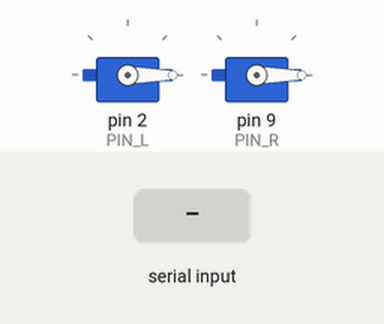
Recording of a sketch running on a simulated Arduino Uno, built with avr-gcc and run on an emulated ATmega328P. On the bench: 2 × servo. The inputs (shaded band) are chosen by the test bench.

Above: at 1.7 s.
1.8 s: "1" received over Serial
At 2.9 s:
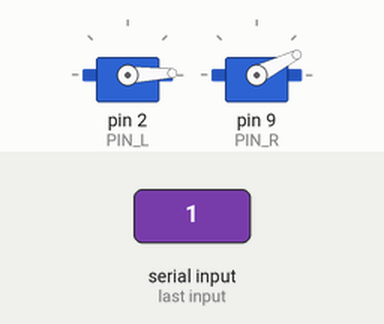
3.3 s: "2" received over Serial
At 4.0 s:
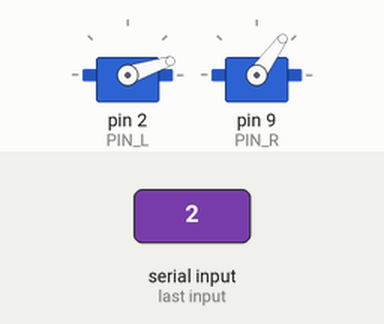
4.8 s: "3" received over Serial
At 5.1 s:
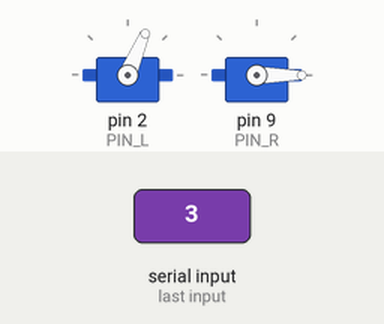
6.3 s: "0" received over Serial
At 7.5 s:
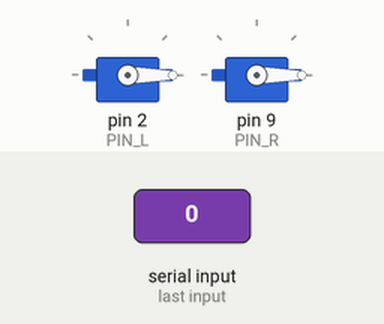
Timing chart, 0 to 8.8 s (numbered marks = the images above; inputs shaded):
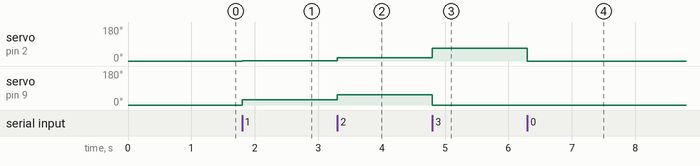

Measured:
- after the input at 1.8 s, servo on pin 2 (PIN_L): 0° → 2° at once; servo on pin 9 (PIN_R): 0° → 27° at once
- after the input at 3.3 s, servo on pin 2 (PIN_L): 2° → 18° at once; servo on pin 9 (PIN_R): 27° → 54° at once
- after the input at 4.8 s, servo on pin 2 (PIN_L): 18° → 67° at once; servo on pin 9 (PIN_R): 54° → 0° at once
- after the input at 6.3 s, servo on pin 2 (PIN_L): 67° → 0° at once

The sketch:

motor_controller.ino
```cpp
#include <Servo.h>

Servo Motor_L;
Servo Motor_R;

#define PIN_L 2
#define PIN_R 9

#define MOTORNUM 2

int MotorVal[MOTORNUM];
int MotorMemory[MOTORNUM];
const int BaseValue[MOTORNUM] = {1010, 1150};
const int NormalValue[MOTORNUM] = {1100, 1300};
const int GunShockValue[MOTORNUM] = {1370, 1000};
const int SafeLimitVlaue[MOTORNUM] = {1500, 1500};

bool PW_ON = false;
bool SafeLimit = true;

const int delayTime = 500;

void setup() {
  Serial.begin(115200);

  MotorInit();
  delay(500);
}

void loop() {
  CommandRead();
//  sendMotorData();
}

void MotorInit(){
  for(int i=0; i<MOTORNUM; i++) MotorVal[i] = 1000;
  Motor_L.attach(PIN_L, 1000, 2000);
  Motor_R.attach(PIN_R, 1000, 2000);
  MotorWrite();
}

void MotorStart(){
  for(int i=0; i<MOTORNUM; i++) MotorVal[i] = BaseValue[i];
  MotorWrite();
}

void MotorStop(){
  for(int i=0; i<MOTORNUM; i++) MotorVal[i] = 1000;
  MotorWrite();
}

void MotorNormal(){
  for(int i=0; i<MOTORNUM; i++) MotorVal[i] = NormalValue[i];
  MotorWrite();
}

void MotorGenerateGunShock() {
  for(int i=0; i<MOTORNUM; i++) MotorVal[i] = GunShockValue[i];
  MotorWrite();
}

void MotorDetach() {
  Motor_L.detach();
  Motor_R.detach();
}


void MotorWrite(){
  Motor_L.writeMicroseconds(MotorVal[0]);
  Motor_R.writeMicroseconds(MotorVal[1]);
}

void sendMotorData() {
  for(int i=0; i<MOTORNUM; i++) {
    Serial.print(MotorVal[i]);
    Serial.print("\t");
  }
  Serial.println();
}

void CommandRead() {
  if(Serial.available()){
    char mode = Serial.read();

    switch(mode){
      case '0':
        MotorStop();
        break;

      case '9':
        MotorDetach();
        break;

      case '1':
        MotorStart();
        break;

      case '2':
        MotorNormal();
        break;

      case '3':
        MotorGenerateGunShock();
        break;
    }
  }
}
```
